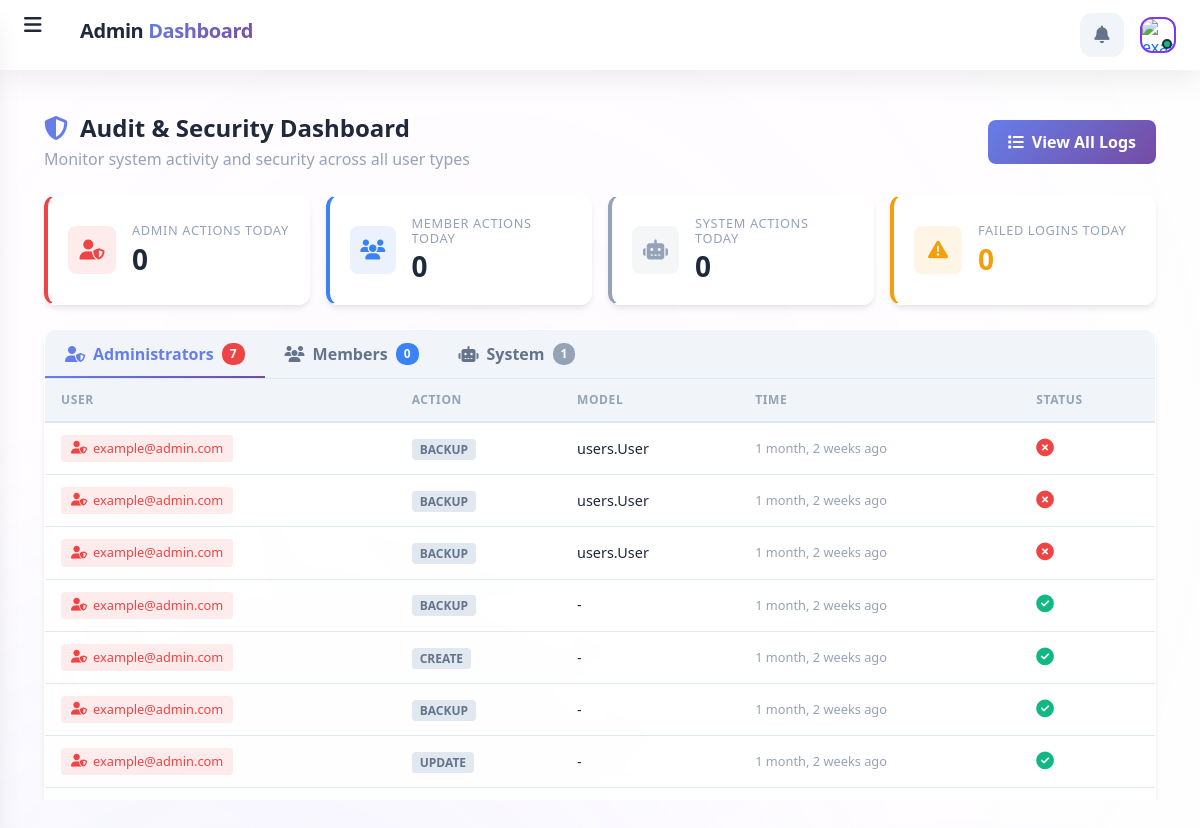
Page /audit/dashboard/ (signed in) on the earlier database version.
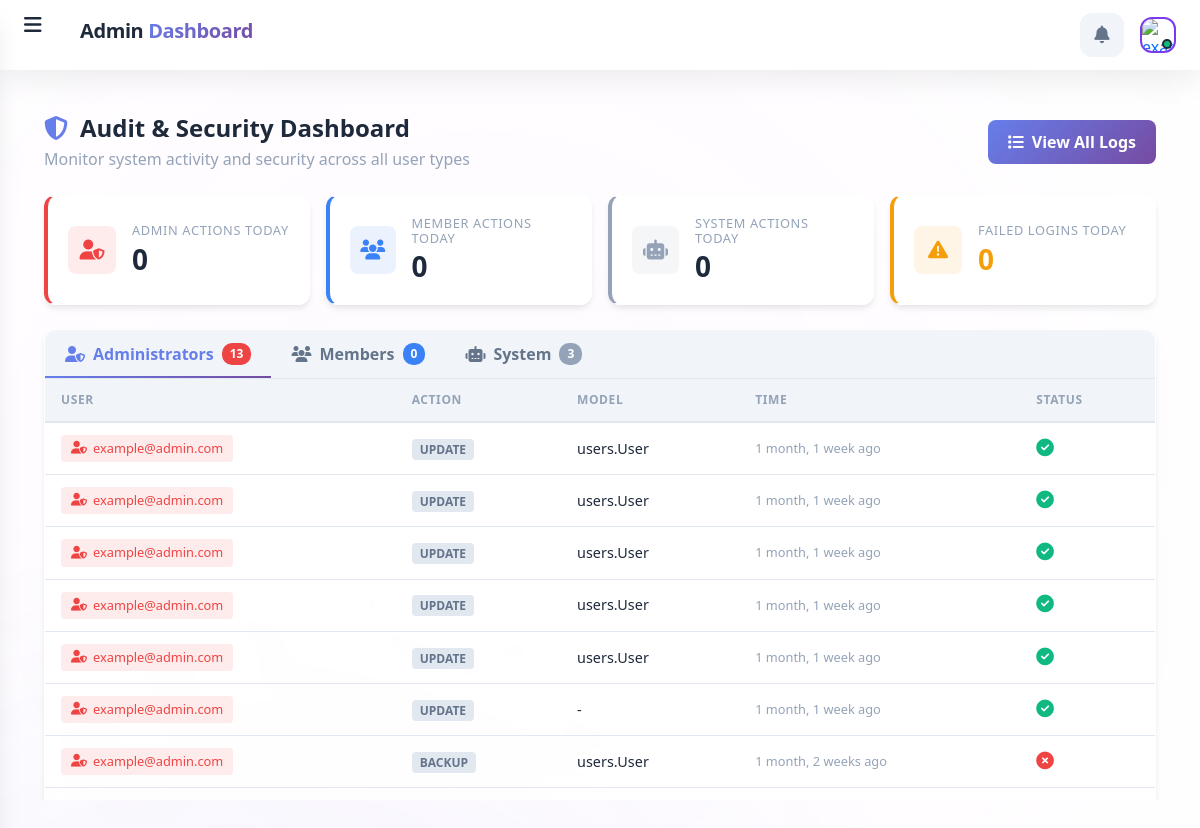
Same page on the later database version.
### audits/models.py (models this page shows, shortened)
class AuditLog(models.Model):
    ACTION_CHOICES = [
        ('CREATE', 'Create'),
        ('UPDATE', 'Update'),
        ('DELETE', 'Delete'),
        ('VIEW', 'View'),
        ('LOGIN', 'Login'),
        ('LOGOUT', 'Logout'),
        ('EXPORT', 'Export'),
        ('IMPORT', 'Import'),
        ('APPROVE', 'Approve'),
        ('REJECT', 'Reject'),
        ('SEND_SMS', 'Send SMS'),
        ('SEND_EMAIL', 'Send Email'),
        ('DOWNLOAD', 'Download'),
        ('PRINT', 'Print'),
        ('BACKUP', 'Backup'),
        ('RESTORE', 'Restore'),
        ('SETTINGS_CHANGE', 'Settings Change'),
    ]
    id = models.UUIDField(primary_key=True, default=uuid.uuid4, editable=False)
    user = models.ForeignKey(
        User,
        on_delete=models.SET_NULL,
        null=True,
        blank=True,
        related_name='audit_logs'
    )
    action = models.CharField(max_length=20, choices=ACTION_CHOICES)
    model_name = models.CharField(max_length=100, blank=True)
    object_id = models.CharField(max_length=100, blank=True)
    object_repr = models.CharField(max_length=255, blank=True)
    old_values = models.JSONField(null=True, blank=True)
    new_values = models.JSONField(null=True, blank=True)
    ip_address = models.GenericIPAddressField(null=True, blank=True)
    user_agent = models.TextField(blank=True)
    path = models.CharField(max_length=500, blank=True)
    timestamp = models.DateTimeField(auto_now_add=True)
    status = models.CharField(
        max_length=20,
        choices=[('SUCCESS', 'Success'), ('FAILED', 'Failed')],
        default='SUCCESS'
    )
    error_message = models.TextField(blank=True)
    class Meta:
        ordering = ['-timestamp']
        indexes = [
            models.Index(fields=['user', '-timestamp']),
            models.Index(fields=['action', '-timestamp']),
            models.Index(fields=['model_name', '-timestamp']),
            models.Index(fields=['timestamp']),
        ]

### users/models.py (models this page shows, shortened)
class User(AbstractBaseUser, PermissionsMixin):
    ROLE_CHOICES = [
        ('admin', 'Admin'),
        ('chairperson', 'Chairperson'),
        ('vice_chairperson', 'Vice Chairperson'),
        ('secretary', 'Secretary'),
        ('accountant', 'Accountant'),
        ('treasurer', 'Treasurer'),
        ('member', 'Member'),
        ('active_member', 'Active Member'),
        ('priest', 'Priest'),
        ('catechist', 'Catechist'),
        ('coordinator', 'Coordinator'),
        ('liturgical', 'Liturgical'),
        ('evangelization', 'Evangelization'),
        ('youth', 'Youth'),
        ('choir', 'Choir'),
        ('reader', 'Reader'),
    ]
    LANGUAGE_CHOICES = [
        ('en', 'English'),
        ('sw', 'Swahili'),
    ]
    APPROVER_ROLES = ('admin', 'priest', 'chairperson', 'secretary', 'catechist')
    username = models.CharField(max_length=255, unique=True)
    email = models.EmailField(max_length=255, unique=True, null=True, blank=True)
    firstname = models.CharField(max_length=30, null=True, blank=True)
    lastname = models.CharField(max_length=30, null=True, blank=True)
    phone = models.CharField(max_length=15, blank=True, null=True)
    roles = models.CharField(max_length=50, choices=ROLE_CHOICES, default='member')
    preferred_language = models.CharField(max_length=10, choices=LANGUAGE_CHOICES, default='en',
                                          help_text="User's preferred language for the interface")
    is_active = models.BooleanField(default=True)
    is_staff = models.BooleanField(default=False)
    is_verified = models.BooleanField(default=False)
    force_password_change = models.BooleanField(default=False)
    password_changed_at = models.DateTimeField(null=True, blank=True)
    date_joined = models.DateTimeField(default=timezone.now)
    pos_pin = models.CharField(max_length=4, blank=True, null=True, help_text="4-digit PIN for POS access")
    objects = ManagerUser()
    USERNAME_FIELD = 'username' # primary identifier for django auth
    REQUIRED_FIELDS = ['email']     # required when creating superuser
    def get_full_name(self):
        return f"{self.firstname} {self.lastname}".strip()
    def is_approver(self):
        return self.roles in self.APPROVER_ROLES or self.is_superuser or self.is_staff

### audits/views.py (the view, shortened to what this page needs)
# urls.py: path('dashboard/', views.audit_dashboard, name='audit_dashboard'),
@login_required
@user_passes_test(is_admin_or_staff)
def audit_dashboard(request):
    today = timezone.now().date()
    last_30_days = timezone.now() - timedelta(days=30)
    stats = {
        'total_logs_today': AuditLog.objects.filter(timestamp__date=today).count(),
        'total_logs_month': AuditLog.objects.filter(timestamp__gte=last_30_days).count(),
        'failed_logins_today': LoginHistory.objects.filter(
            timestamp__date=today,
            status='FAILED'
        ).count(),
        'active_users_today': AuditLog.objects.filter(
            timestamp__date=today
        ).values('user').distinct().count(),
        'alerts_count': SecurityAlert.objects.filter(
            status__in=['NEW', 'INVESTIGATING']
        ).count(),
    }
    action_counts = AuditLog.objects.filter(
        timestamp__gte=last_30_days
    ).values('action').annotate(count=Count('action')).order_by('-count')[:5]
    recent_logs_qs = AuditLog.objects.select_related('user').order_by('-timestamp')[:50]
    grouped_logs = get_logs_grouped_by_user_type(recent_logs_qs)
    today_logs = AuditLog.objects.filter(timestamp__date=today).select_related('user')
    admin_count = 0
    member_count = 0
    unknown_count = 0
    stats['admin_logs_today'] = admin_count
    stats['member_logs_today'] = member_count
    stats['unknown_logs_today'] = unknown_count
    recent_alerts = SecurityAlert.objects.select_related('user').order_by('-created_at')[:5]
    context = {
        'stats': stats,
        'action_counts': action_counts,
        'grouped_logs': grouped_logs,
        'recent_alerts': recent_alerts,
        'audit_active': 'active',
    }
    return render(request, 'audit/dashboard.html', context)

### audits/views.py (called while the page is built)
def is_admin_or_staff(user):
    return user.is_authenticated and (user.is_superuser or user.is_staff or user.roles == 'admin')

def get_user_type(user):
    if user is None:
        return 'unknown'
    admin_roles = [
        'admin', 'Admin',
        'chairperson', 'vice_chairperson',
        'secretary', 'accountant', 'treasurer',
        'priest', 'catechist', 'coordinator'
    ]
    if user.is_superuser or user.is_staff or user.roles in admin_roles:
        return 'administrator'
    return 'church_member'

def get_logs_grouped_by_user_type(logs_queryset):
    admin_logs = []
    member_logs = []
    unknown_logs = []
    for log in logs_queryset:
        user_type = get_user_type(log.user)
        if user_type == 'administrator':
            admin_logs.append(log)
        elif user_type == 'church_member':
            member_logs.append(log)
        else:
            unknown_logs.append(log)
    return {
        'administrator': admin_logs,
        'church_member': member_logs,
        'unknown': unknown_logs,
    }

### finance/base_models.py (called while the page is built)
    def get_queryset(self):
        return super().get_queryset().filter(is_deleted=False)

### templates/audit/dashboard.html (shortened to what this page needs)
{% extends 'base.html' %}
{% load static %}
{% block content %}
<div class="audit-container">
  <div class="audit-header">
    <div>
      <h1><i class="fas fa-shield-alt"></i>Audit & Security Dashboard</h1>
      <p>Monitor system activity and security across all user types</p>
    </div>
    <a href="{% url 'audits:audit_log_list' %}" class="audit-btn">
      <i class="fas fa-list"></i>View All Logs
    </a>
  </div>
  <div class="stats-grid">
    <div class="stat-card admin">
      <div class="stat-icon"><i class="fas fa-user-shield"></i></div>
      <div class="stat-content">
        <h6>Admin Actions Today</h6>
        <h3>{{ stats.admin_logs_today|default:"0" }}</h3>
      </div>
    </div>
    <div class="stat-card member">
      <div class="stat-icon"><i class="fas fa-users"></i></div>
      <div class="stat-content">
        <h6>Member Actions Today</h6>
        <h3>{{ stats.member_logs_today|default:"0" }}</h3>
      </div>
    </div>
    <div class="stat-card system">
      <div class="stat-icon"><i class="fas fa-robot"></i></div>
      <div class="stat-content">
        <h6>System Actions Today</h6>
        <h3>{{ stats.unknown_logs_today|default:"0" }}</h3>
      </div>
    </div>
    <div class="stat-card warning">
      <div class="stat-icon"><i class="fas fa-exclamation-triangle"></i></div>
      <div class="stat-content">
        <h6>Failed Logins Today</h6>
        <h3 class="warning">{{ stats.failed_logins_today|default:"0" }}</h3>
      </div>
    </div>
  </div>
  <div class="content-grid">
    <div class="content-card">
      <div class="tabs">
        <button class="tab-btn active" onclick="showTab('admin')" data-tab="admin">
          <i class="fas fa-user-shield"></i> Administrators
          <span class="tab-badge danger">{{ grouped_logs.administrator|length }}</span>
        </button>
        <button class="tab-btn" onclick="showTab('member')" data-tab="member">
          <i class="fas fa-users"></i> Members
          <span class="tab-badge info">{{ grouped_logs.church_member|length }}</span>
        </button>
        <button class="tab-btn" onclick="showTab('system')" data-tab="system">
          <i class="fas fa-robot"></i> System
          <span class="tab-badge secondary">{{ grouped_logs.unknown|length }}</span>
        </button>
      </div>
      <div class="card-body">
        <div id="tab-admin" class="tab-panel active">
          <table class="audit-table">
            <thead>
              <tr><th>User</th><th>Action</th><th>Model</th><th>Time</th><th>Status</th></tr>
            </thead>
            <tbody>
              {% for log in grouped_logs.administrator %}
              <tr>
                <td><span class="user-badge admin"><i class="fas fa-user-shield"></i>{{ log.user.username }}</span></td>
                <td><span class="action-badge">{{ log.action }}</span></td>
                <td>{{ log.model_name|default:"-" }}</td>
                <td style="color: var(--text-muted); font-size: 0.8rem;">{{ log.timestamp|timesince }} ago</td>
                <td>
                  {% if log.status == 'SUCCESS' %}<i class="fas fa-check-circle status-icon success"></i>
                  {% else %}<i class="fas fa-times-circle status-icon error"></i>{% endif %}
                </td>
              </tr>
              {% empty %}
              <tr><td colspan="5" class="empty-cell"><i class="fas fa-inbox"></i>No administrator activity recorded</td></tr>
              {% endfor %}
            </tbody>
          </table>
        </div>
      </div>
    </div>
  </div>
</div>
{% endblock %}

Differences in the rows shown:
no longer on this page (row unchanged): AuditLog: user.username "example@admin.com", action "BACKUP", model_name "users.User", timestamp "1 month, 2 weeks", status "FAILED" (drawn)
no longer on this page (row unchanged): AuditLog: user.username "example@admin.com", action "BACKUP", model_name "users.User", timestamp "1 month, 2 weeks", status "FAILED" (drawn)
no longer on this page (row unchanged): AuditLog: user.username "example@admin.com", action "BACKUP", model_name "-", timestamp "1 month, 2 weeks", status "SUCCESS" (drawn)
no longer on this page (row unchanged): AuditLog: user.username "example@admin.com", action "CREATE", model_name "-", timestamp "1 month, 2 weeks", status "SUCCESS" (drawn)
no longer on this page (row unchanged): AuditLog: user.username "example@admin.com", action "BACKUP", model_name "-", timestamp "1 month, 2 weeks", status "SUCCESS" (drawn)
no longer on this page (row unchanged): AuditLog: user.username "example@admin.com", action "UPDATE", model_name "-", timestamp "1 month, 2 weeks", status "SUCCESS" (drawn)
added AuditLog: user.username "example@admin.com", action "UPDATE", model_name "users.User", timestamp "1 month, 1 week", status "SUCCESS" (drawn)
added AuditLog: user.username "example@admin.com", action "UPDATE", model_name "users.User", timestamp "1 month, 1 week", status "SUCCESS" (drawn)
added AuditLog: user.username "example@admin.com", action "UPDATE", model_name "users.User", timestamp "1 month, 1 week", status "SUCCESS" (drawn)
added AuditLog: user.username "example@admin.com", action "UPDATE", model_name "users.User", timestamp "1 month, 1 week", status "SUCCESS" (drawn)
added AuditLog: user.username "example@admin.com", action "UPDATE", model_name "users.User", timestamp "1 month, 1 week", status "SUCCESS" (drawn)
added AuditLog: user.username "example@admin.com", action "UPDATE", model_name "-", timestamp "1 month, 1 week", status "SUCCESS" (drawn)
Other differences:
{{ grouped_logs.administrator|length }}: "7" → "13"
{{ grouped_logs.unknown|length }}: "1" → "3"
